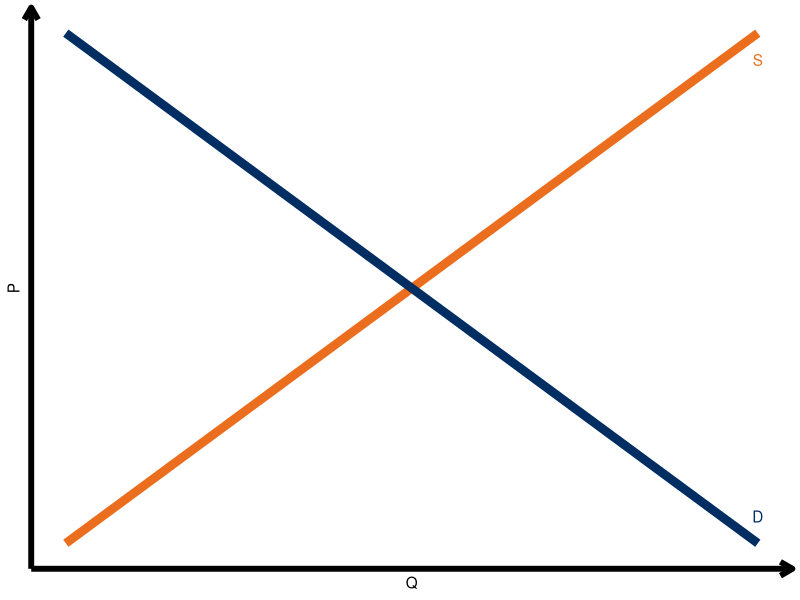
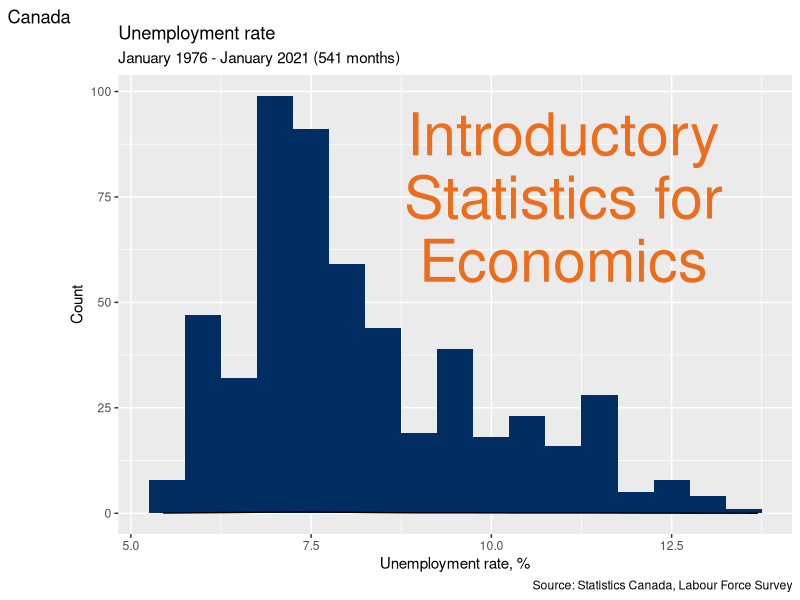
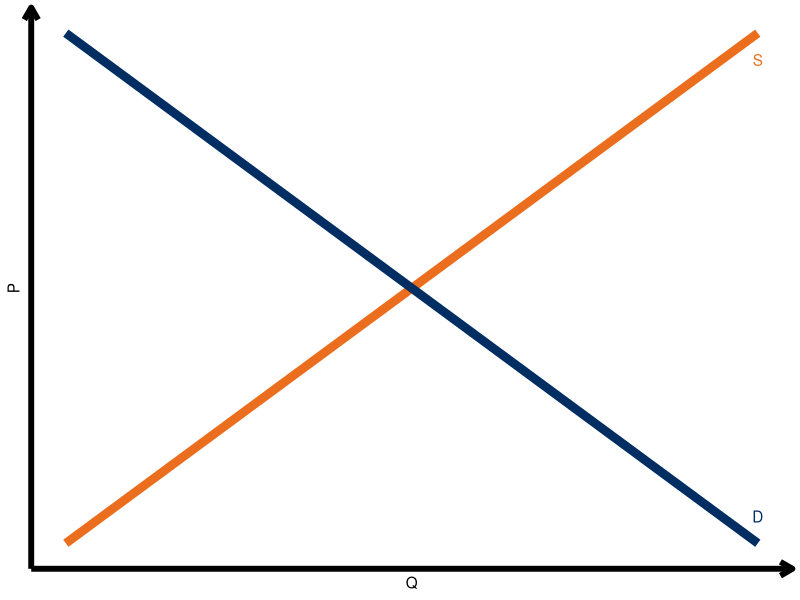
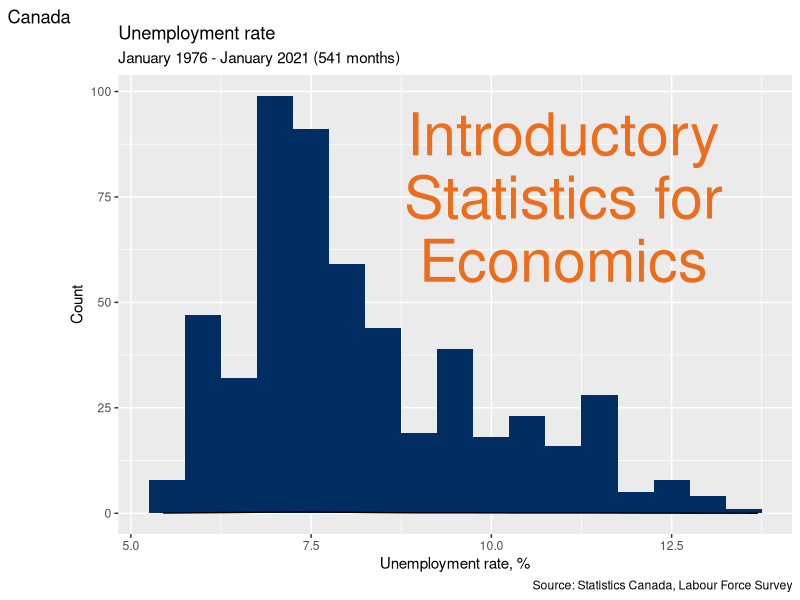

Generate these figures, in order, with R:
# Use R to produce pictures used in the textbook
library(tidyverse)
library(ggplot2)

# Picture 1: Supply and demand graph to be used as the icon
# in the "economics" box
supplydemand <- tibble(Q=1:20)
supplydemand$PS <- supplydemand$Q
supplydemand$PD <- 21 - supplydemand$Q

sd_plot <- ggplot(data=supplydemand,
              mapping=aes(x=Q)) + 
  geom_line(mapping=aes(y=PS),
            colour="#EB6E1F",
            size=3) + 
  geom_line(mapping=aes(y=PD),
            colour="#002D62",
            size=3) +
  labs(x="Q",
       y="P") +
  annotate("text",
           x=20,
           y=19,
           label="S",
           col="#EB6E1F") +
  annotate("text",
           x=20,
           y=2,
           label="D",
           col="#002D62") +
  theme_classic() +
  theme(axis.text.x=element_blank(),
        axis.text.y=element_blank(),
        axis.ticks=element_blank(),
        axis.line=element_line(size=2,
                               arrow=arrow(type='open',
                                           length = unit(10,'pt'))))
show(sd_plot)

png(file="economics.png",bg="transparent",height=390,width=600)
show(sd_plot)
dev.off()


# Picture 2: Histogram of Canadian unemployment rate, to be
# used as the logo.

EmpData <- read_csv("sampledata/EmploymentData.csv") %>%
  mutate(MonthYr = as.Date(MonthYr, "%m/%d/%Y")) %>% 
  mutate(UnempPct = 100*UnempRate) %>% 
  mutate(LFPPct = 100*LFPRate)

emp_hist <- ggplot(data = EmpData,
       aes(x = UnempPct)) + 
  geom_histogram(binwidth = 0.5,
                 fill = "#002D62") +
  geom_density() +
  annotate("text",
           x=11,
           y=90,
           label="Introductory",
           col="#EB6E1F",
           size=15) +
  annotate("text",
           x=11,
           y=75,
           label="Statistics for",
           col="#EB6E1F",
           size=15) +
  annotate("text",
           x=11,
           y=60,
           label="Economics",
           col="#EB6E1F",
           size=15) +
  labs(title = "Unemployment rate",
       subtitle = paste("January 1976 - January 2021 (",
                        nrow(EmpData),
                        " months)",
                        sep = "",
                        collapse = ""),
       caption = "Source: Statistics Canada, Labour Force Survey",
       tag = "Canada") +
  xlab("Unemployment rate, %") +
  ylab("Count")

show(emp_hist)

png(file="logo.png",bg="transparent")
show(emp_hist)
dev.off()


